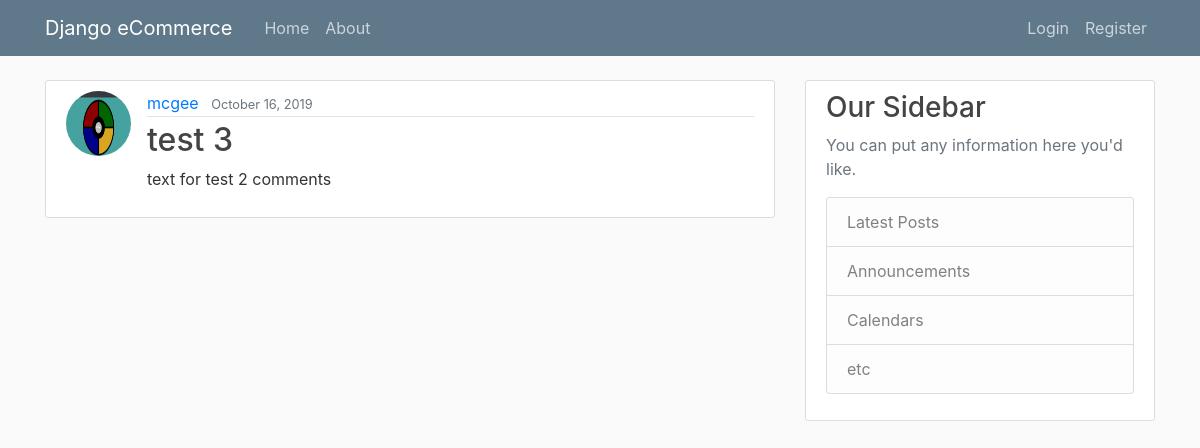
The app's page /post/2/ with its own data.
### main/models.py (models this page shows, shortened)
class Post(models.Model):
    title = models.CharField(max_length=100)
    content = models.TextField()
    date_posted = models.DateTimeField(default=timezone.now)
    author = models.ForeignKey(User, on_delete=models.CASCADE) # cascade -  when user is delete remove all posts

### users/models.py (models this page shows, shortened)
class Profile(models.Model): # creating model for profile - one to one relationship
    user = models.OneToOneField(User, on_delete=models.CASCADE) # when user is deleted profile is removed too
    image = models.ImageField(default='default.jpg', upload_to='profile_pics') # default location of default profile image

### main/views.py (the view)
# urls.py: path('post/<int:pk>/', PostDetailView.as_view(), name='post-detail'),
class PostDetailView(DetailView):
    model = Post # using default template settings

### cart/contexts.py (called while the page is built)
def cart_contents(request):
    cart = request.session.get('cart', {})
    cart_items = []
    total = 0
    product_count = 0
    for id, quantity in cart.items():
        product = get_object_or_404(Product, pk=id)
        total += quantity * product.price
        product_count += quantity
        cart_items.append({'id': id, 'quantity': quantity, 'product': product})
    return {'cart_items': cart_items, 'total': total, 'product_count': product_count}

### main/templates/main/post_detail.html (shortened to what this page needs)
{% extends "base.html" %}
{% block content %}
  <article class="media content-section">
    <img class="rounded-circle article-img" src="{{ object.author.profile.image.url }}">
    <div class="media-body">
      <div class="article-metadata">
        <a class="mr-2" href="#">{{ object.author }}</a>
        <small class="text-muted">{{ object.date_posted|date:"F d, Y" }}</small>
      </div>
      <h2 class="article-title">{{ object.title }}</h2>
      <p class="article-content">{{ object.content }}</p>
    </div>
  </article>
{% endblock content %}

### static/main/main.css (style rules this page uses)
body { background: #fafafa; color: #333333; margin-top: 5rem; }
h1, h2, h3, h4, h5, h6 { color: #444444; }
.content-section { background: #ffffff; padding: 10px 20px; border: 1px solid #dddddd; border-radius: 3px; margin-bottom: 20px; }
.article-title { color: #444444; }
.article-content { white-space: pre-line; }
.article-img { height: 65px; width: 65px; margin-right: 16px; }
.article-metadata { padding-bottom: 1px; margin-bottom: 4px; border-bottom: 1px solid #e3e3e3 }

### records on screen
Post: author.profile.image (picture), author "mcgee", date_posted "October 16, 2019", title "test 3", content "text for test 2 comments"
